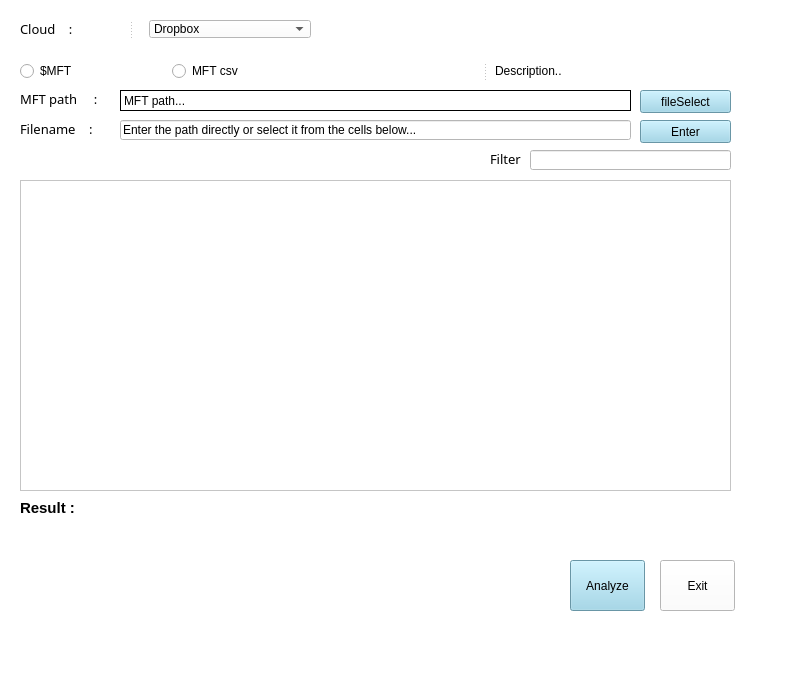
<?xml version="1.0" encoding="UTF-8"?>
<ui version="4.0">
 <class>MainWindow</class>
 <widget class="QMainWindow" name="MainWindow">
  <property name="geometry">
   <rect>
    <x>0</x>
    <y>0</y>
    <width>800</width>
    <height>673</height>
   </rect>
  </property>
  <property name="windowTitle">
   <string>MainWindow</string>
  </property>
  <property name="styleSheet">
   <string notr="true">background : rgb(255, 255, 255)</string>
  </property>
  <widget class="QWidget" name="centralwidget">
   <widget class="QLabel" name="label_2">
    <property name="geometry">
     <rect>
      <x>20</x>
      <y>120</y>
      <width>80</width>
      <height>18</height>
     </rect>
    </property>
    <property name="font">
     <font>
      <family>맑은 고딕</family>
      <pointsize>10</pointsize>
      <bold>false</bold>
     </font>
    </property>
    <property name="text">
     <string>Filename    : </string>
    </property>
   </widget>
   <widget class="QLineEdit" name="lineEdit">
    <property name="geometry">
     <rect>
      <x>120</x>
      <y>120</y>
      <width>511</width>
      <height>20</height>
     </rect>
    </property>
    <property name="text">
     <string>Enter the path directly or select it from the cells below...</string>
    </property>
   </widget>
   <widget class="QTableWidget" name="tableWidget">
    <property name="geometry">
     <rect>
      <x>20</x>
      <y>180</y>
      <width>711</width>
      <height>311</height>
     </rect>
    </property>
   </widget>
   <widget class="QLabel" name="fileInput1">
    <property name="geometry">
     <rect>
      <x>120</x>
      <y>90</y>
      <width>511</width>
      <height>21</height>
     </rect>
    </property>
    <property name="styleSheet">
     <string notr="true">background-color: rgb(255, 255, 255);
border-color: rgb(0, 0, 0);border-width:1px;border-style:solid;

</string>
    </property>
    <property name="text">
     <string>MFT path...</string>
    </property>
   </widget>
   <widget class="QPushButton" name="fileSelect">
    <property name="enabled">
     <bool>true</bool>
    </property>
    <property name="geometry">
     <rect>
      <x>640</x>
      <y>90</y>
      <width>91</width>
      <height>23</height>
     </rect>
    </property>
    <property name="contextMenuPolicy">
     <enum>Qt::ActionsContextMenu</enum>
    </property>
    <property name="styleSheet">
     <string notr="true">background : rgb(147, 210, 232)</string>
    </property>
    <property name="text">
     <string>fileSelect</string>
    </property>
   </widget>
   <widget class="QLabel" name="label_3">
    <property name="geometry">
     <rect>
      <x>20</x>
      <y>90</y>
      <width>91</width>
      <height>18</height>
     </rect>
    </property>
    <property name="font">
     <font>
      <family>맑은 고딕</family>
      <pointsize>10</pointsize>
      <bold>false</bold>
     </font>
    </property>
    <property name="text">
     <string>MFT path     : </string>
    </property>
   </widget>
   <widget class="QPushButton" name="analyze_btn">
    <property name="geometry">
     <rect>
      <x>570</x>
      <y>560</y>
      <width>75</width>
      <height>51</height>
     </rect>
    </property>
    <property name="styleSheet">
     <string notr="true">background : rgb(147, 210, 232)</string>
    </property>
    <property name="text">
     <string>Analyze</string>
    </property>
   </widget>
   <widget class="QPushButton" name="analyze_btn_2">
    <property name="geometry">
     <rect>
      <x>660</x>
      <y>560</y>
      <width>75</width>
      <height>51</height>
     </rect>
    </property>
    <property name="text">
     <string>Exit</string>
    </property>
   </widget>
   <widget class="QSplitter" name="splitter">
    <property name="geometry">
     <rect>
      <x>20</x>
      <y>20</y>
      <width>291</width>
      <height>18</height>
     </rect>
    </property>
    <property name="orientation">
     <enum>Qt::Horizontal</enum>
    </property>
    <property name="handleWidth">
     <number>37</number>
    </property>
    <widget class="QLabel" name="label">
     <property name="font">
      <font>
       <family>맑은 고딕</family>
       <pointsize>10</pointsize>
       <bold>false</bold>
      </font>
     </property>
     <property name="text">
      <string>Cloud    : </string>
     </property>
    </widget>
    <widget class="QComboBox" name="comboBox">
     <item>
      <property name="text">
       <string>Dropbox</string>
      </property>
     </item>
     <item>
      <property name="text">
       <string>GoogleDrive</string>
      </property>
     </item>
     <item>
      <property name="text">
       <string>Mega</string>
      </property>
     </item>
    </widget>
   </widget>
   <widget class="QPushButton" name="enter">
    <property name="enabled">
     <bool>true</bool>
    </property>
    <property name="geometry">
     <rect>
      <x>640</x>
      <y>120</y>
      <width>91</width>
      <height>23</height>
     </rect>
    </property>
    <property name="contextMenuPolicy">
     <enum>Qt::ActionsContextMenu</enum>
    </property>
    <property name="styleSheet">
     <string notr="true">background : rgb(147, 210, 232)</string>
    </property>
    <property name="text">
     <string>Enter</string>
    </property>
   </widget>
   <widget class="QLabel" name="label_4">
    <property name="geometry">
     <rect>
      <x>20</x>
      <y>500</y>
      <width>81</width>
      <height>16</height>
     </rect>
    </property>
    <property name="font">
     <font>
      <family>Arial</family>
      <pointsize>11</pointsize>
      <bold>true</bold>
     </font>
    </property>
    <property name="text">
     <string>Result : </string>
    </property>
   </widget>
   <widget class="QLabel" name="anlysis_result">
    <property name="geometry">
     <rect>
      <x>113</x>
      <y>500</y>
      <width>591</width>
      <height>41</height>
     </rect>
    </property>
    <property name="font">
     <font>
      <pointsize>9</pointsize>
      <bold>false</bold>
     </font>
    </property>
    <property name="text">
     <string/>
    </property>
   </widget>
   <widget class="QLineEdit" name="search_line_edit">
    <property name="geometry">
     <rect>
      <x>530</x>
      <y>150</y>
      <width>201</width>
      <height>20</height>
     </rect>
    </property>
   </widget>
   <widget class="QLabel" name="label_5">
    <property name="geometry">
     <rect>
      <x>490</x>
      <y>150</y>
      <width>41</width>
      <height>18</height>
     </rect>
    </property>
    <property name="font">
     <font>
      <family>맑은 고딕</family>
      <pointsize>10</pointsize>
      <bold>false</bold>
     </font>
    </property>
    <property name="text">
     <string>Filter</string>
    </property>
   </widget>
   <widget class="QSplitter" name="splitter_3">
    <property name="geometry">
     <rect>
      <x>20</x>
      <y>60</y>
      <width>711</width>
      <height>22</height>
     </rect>
    </property>
    <property name="lineWidth">
     <number>1</number>
    </property>
    <property name="orientation">
     <enum>Qt::Horizontal</enum>
    </property>
    <property name="opaqueResize">
     <bool>true</bool>
    </property>
    <property name="handleWidth">
     <number>20</number>
    </property>
    <widget class="QWidget" name="">
     <layout class="QHBoxLayout" name="horizontalLayout" stretch="1,2">
      <property name="spacing">
       <number>0</number>
      </property>
      <item>
       <widget class="QRadioButton" name="radio_MFT">
        <property name="text">
         <string>$MFT</string>
        </property>
       </widget>
      </item>
      <item>
       <widget class="QRadioButton" name="radio_MFTcsv">
        <property name="text">
         <string>MFT csv</string>
        </property>
       </widget>
      </item>
     </layout>
    </widget>
    <widget class="QLabel" name="mftdescriptor">
     <property name="text">
      <string>Description..</string>
     </property>
    </widget>
   </widget>
   <zorder>label_2</zorder>
   <zorder>lineEdit</zorder>
   <zorder>tableWidget</zorder>
   <zorder>fileInput1</zorder>
   <zorder>fileSelect</zorder>
   <zorder>label_3</zorder>
   <zorder>analyze_btn</zorder>
   <zorder>analyze_btn_2</zorder>
   <zorder>splitter</zorder>
   <zorder>enter</zorder>
   <zorder>label_4</zorder>
   <zorder>anlysis_result</zorder>
   <zorder>label_5</zorder>
   <zorder>search_line_edit</zorder>
   <zorder>radio_MFT</zorder>
   <zorder>radio_MFTcsv</zorder>
   <zorder>mftdescriptor</zorder>
  </widget>
  <widget class="QMenuBar" name="menubar">
   <property name="geometry">
    <rect>
     <x>0</x>
     <y>0</y>
     <width>800</width>
     <height>22</height>
    </rect>
   </property>
  </widget>
  <widget class="QStatusBar" name="statusbar"/>
 </widget>
 <resources/>
 <connections/>
</ui>
